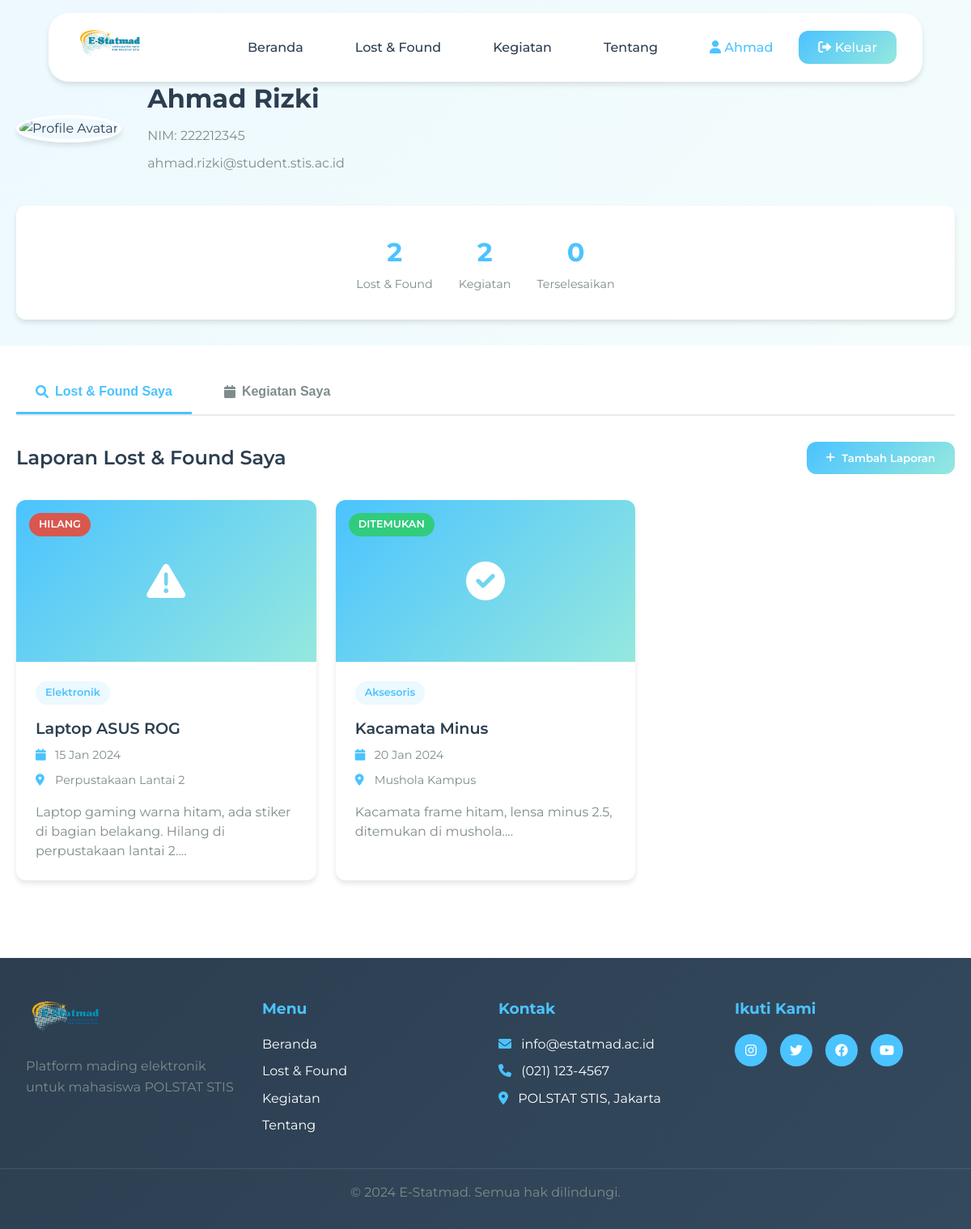
The app's page /profile.php (signed in) with its own data.
### tables this page shows
CREATE TABLE lost_found_items (
    id INT PRIMARY KEY AUTO_INCREMENT,
    user_id INT NOT NULL,
    category_id INT NOT NULL,
    title VARCHAR(200) NOT NULL,
    description TEXT NOT NULL,
    type ENUM('hilang', 'ditemukan') NOT NULL,
    status ENUM('terbuka', 'selesai') DEFAULT 'terbuka',
    location VARCHAR(200) NOT NULL,
    date_occurred DATE NOT NULL,
    image VARCHAR(255) DEFAULT NULL,
    contact_info VARCHAR(100) NOT NULL,
    created_at TIMESTAMP DEFAULT CURRENT_TIMESTAMP,
    updated_at TIMESTAMP DEFAULT CURRENT_TIMESTAMP ON UPDATE CURRENT_TIMESTAMP,
    FOREIGN KEY (user_id) REFERENCES users(id) ON DELETE CASCADE,
    FOREIGN KEY (category_id) REFERENCES categories(id)
);

CREATE TABLE categories (
    id INT PRIMARY KEY AUTO_INCREMENT,
    name VARCHAR(50) NOT NULL,
    type ENUM('lost_found', 'activity') NOT NULL,
    created_at TIMESTAMP DEFAULT CURRENT_TIMESTAMP
);

### includes/auth.php (called while the page is built, shortened)
<?php
require_once 'config/database.php';
class Auth {
    public function __construct() {
        $database = new Database();
    }
    public function getCurrentUser() {
        return isset($_SESSION['user_data']) ? $_SESSION['user_data'] : null;
    }
}
?>

### config/database.php (called while the page is built)
<?php
class Database {
    private $host = 'localhost';
    private $db_name = 'estatmad';
    private $username = 'root';
    private $password = '';
    private $conn = null;
    public function getConnection() {
        if ($this->conn === null) {
            try {
                $this->conn = new PDO(
                    "mysql:host=" . $this->host . ";dbname=" . $this->db_name . ";charset=utf8",
                    $this->username,
                    $this->password,
                    [
                        PDO::ATTR_ERRMODE => PDO::ERRMODE_EXCEPTION,
                        PDO::ATTR_DEFAULT_FETCH_MODE => PDO::FETCH_ASSOC,
                        PDO::ATTR_EMULATE_PREPARES => false
                    ]
                );
            } catch(PDOException $e) {
                die("Connection error: " . $e->getMessage());
            }
        }
        return $this->conn;
    }
}
?>

### profile.php (the view, shortened to what this page needs)
<?php
require_once 'includes/auth.php';
require_once 'config/database.php';
$auth = new Auth();
$auth->requireAuth();
$user = $auth->getCurrentUser();
$database = new Database();
$db = $database->getConnection();
$lostFoundQuery = "SELECT lf.*, c.name as category_name
                   FROM lost_found_items lf
                   JOIN categories c ON lf.category_id = c.id
                   WHERE lf.user_id = ?
                   ORDER BY lf.created_at DESC";
$lostFoundStmt = $db->prepare($lostFoundQuery);
$lostFoundStmt->execute([$user['id']]);
$userLostFound = $lostFoundStmt->fetchAll();
$activitiesQuery = "SELECT a.*, c.name as category_name
                    FROM activities a
                    JOIN categories c ON a.category_id = c.id
                    WHERE a.user_id = ?
                    ORDER BY a.created_at DESC";
$activitiesStmt = $db->prepare($activitiesQuery);
$activitiesStmt->execute([$user['id']]);
$userActivities = $activitiesStmt->fetchAll();
$totalLostFound = count($userLostFound);
$totalActivities = count($userActivities);
$resolvedItems = count(array_filter($userLostFound, function($item) {
    return $item['status'] === 'selesai';
}));
?>
<!DOCTYPE html>
<html lang="id">
<head>
    <link rel="stylesheet" href="assets/css/style.css">
    <link rel="stylesheet" href="assets/css/profile.css">
    <link rel="stylesheet" href="https://cdnjs.cloudflare.com/ajax/libs/font-awesome/6.0.0/css/all.min.css">
</head>
<body>
    <nav class="navbar">
        <div class="nav-container">
            <div class="nav-logo">
                <img src="assets/images/logo.png" alt="E-Statmad Logo">
            </div>
            <div class="nav-menu" id="nav-menu">
                <a href="index.php" class="nav-link">Beranda</a>
                <a href="lost-found.php" class="nav-link">Lost & Found</a>
                <a href="activities.php" class="nav-link">Kegiatan</a>
                <a href="about.php" class="nav-link">Tentang</a>
                <div class="nav-auth">
                    <a href="profile.php" class="btn-login active">
                        <i class="fas fa-user"></i>
                        <?= htmlspecialchars($user['first_name']) ?>
                    </a>
                    <a href="logout.php" class="btn-register">
                        <i class="fas fa-sign-out-alt"></i>
                        Keluar
                    </a>
                </div>
            </div>
        </div>
    </nav>
    <section class="profile-header">
        <div class="container">
            <div class="profile-info">
                <div class="profile-avatar">
                    <img src="/placeholder.svg?height=120&width=120" alt="Profile Avatar">
                </div>
                <div class="profile-details">
                    <h1><?= htmlspecialchars($user['first_name'] . ' ' . $user['last_name']) ?></h1>
                    <p>NIM: <?= htmlspecialchars($user['nim']) ?></p>
                    <p><?= htmlspecialchars($user['email']) ?></p>
                </div>
            </div>
            <div class="profile-stats">
                <div class="stat-item">
                    <span class="stat-number"><?= $totalLostFound ?></span>
                    <span class="stat-label">Lost & Found</span>
                </div>
                <div class="stat-item">
                    <span class="stat-number"><?= $totalActivities ?></span>
                    <span class="stat-label">Kegiatan</span>
                </div>
                <div class="stat-item">
                    <span class="stat-number"><?= $resolvedItems ?></span>
                    <span class="stat-label">Terselesaikan</span>
                </div>
            </div>
        </div>
    </section>
    <section class="profile-tabs">
        <div class="container">
            <div class="tab-navigation">
                <button class="tab-btn active" data-tab="lost-found">
                    <i class="fas fa-search"></i>
                    Lost & Found Saya
                </button>
                <button class="tab-btn" data-tab="activities">
                    <i class="fas fa-calendar"></i>
                    Kegiatan Saya
                </button>
            </div>
            <div class="tab-content active" id="lost-found-tab">
                <div class="tab-header">
                    <h2>Laporan Lost & Found Saya</h2>
                    <button onclick="openModal('lost-found-modal')" class="btn-primary">
                        <i class="fas fa-plus"></i>
                        Tambah Laporan
                    </button>
                </div>
                <div class="items-grid">
                    <?php if (empty($userLostFound)): ?>
                        <div class="empty-state">
                            <i class="fas fa-search"></i>
                            <h3>Belum Ada Laporan</h3>
                            <p>Anda belum membuat laporan lost & found apapun</p>
                            <button onclick="openModal('lost-found-modal')" class="btn-primary">
                                <i class="fas fa-plus"></i>
                                Tambah Laporan
                            </button>
                        </div>
                    <?php else: ?>
                        <?php foreach ($userLostFound as $item): ?>
                            <div class="profile-item">
                                <div class="item-image">
                                    <?php if ($item['image']): ?>
                                        <img src="<?= htmlspecialchars($item['image']) ?>" alt="<?= htmlspecialchars($item['title']) ?>">
                                    <?php else: ?>
                                        <i class="fas fa-<?= $item['type'] === 'hilang' ? 'exclamation-triangle' : 'check-circle' ?>"></i>
                                    <?php endif; ?>
                                    <div class="item-status status-<?= $item['type'] ?>">
                                        <?= $item['type'] === 'hilang' ? 'Hilang' : 'Ditemukan' ?>
                                    </div>
                                </div>
                                <div class="item-content">
                                    <div class="item-category">
                                        <?= htmlspecialchars($item['category_name']) ?>
                                    </div>
                                    <h3 class="item-title"><?= htmlspecialchars($item['title']) ?></h3>
                                    <div class="item-meta">
                                        <div class="meta-item">
                                            <i class="fas fa-calendar"></i>
                                            <span><?= date('d M Y', strtotime($item['date_occurred'])) ?></span>
                                        </div>
                                        <div class="meta-item">
                                            <i class="fas fa-map-marker-alt"></i>
                                            <span><?= htmlspecialchars($item['location']) ?></span>
                                        </div>
                                    </div>
                                    <p class="item-description"><?= htmlspecialchars(substr($item['description'], 0, 100)) ?>...</p>
                                </div>
                            </div>
                        <?php endforeach; ?>
                    <?php endif; ?>
                </div>
            </div>
        </div>
    </section>
    <footer class="footer">
        <div class="footer-content">
            <div class="footer-section">
                <div class="footer-logo">
                    <img src="assets/images/logo.png" alt="E-Statmad Logo">
                    <p>Platform mading elektronik untuk mahasiswa POLSTAT STIS</p>
                </div>
            </div>
            <div class="footer-section">
                <h3>Menu</h3>
                <ul>
                    <li><a href="index.php">Beranda</a></li>
                    <li><a href="lost-found.php">Lost & Found</a></li>
                    <li><a href="activities.php">Kegiatan</a></li>
                    <li><a href="about.php">Tentang</a></li>
                </ul>
            </div>
            <div class="footer-section">
                <h3>Kontak</h3>
                <ul>
                    <li><i class="fas fa-envelope"></i> info@estatmad.ac.id</li>
                    <li><i class="fas fa-phone"></i> (021) 123-4567</li>
                    <li><i class="fas fa-map-marker-alt"></i> POLSTAT STIS, Jakarta</li>
                </ul>
            </div>
            <div class="footer-section">
                <h3>Ikuti Kami</h3>
                <div class="social-links">
                    <a href="#" class="social-link"><i class="fab fa-instagram"></i></a>
                    <a href="#" class="social-link"><i class="fab fa-twitter"></i></a>
                    <a href="#" class="social-link"><i class="fab fa-facebook"></i></a>
                    <a href="#" class="social-link"><i class="fab fa-youtube"></i></a>
                </div>
            </div>
        </div>
        <div class="footer-bottom">
            <p>&copy; 2024 E-Statmad. Semua hak dilindungi.</p>
        </div>
    </footer>
</body>
</html>

### assets/css/style.css (style rules this page uses)
* { margin: 0; padding: 0; box-sizing: border-box; }
:root { --primary-color: #4bc3ff; --secondary-color: #95e8de; --accent-color: #ffb84d; --text-dark: #2c3e50; --text-light: #7f8c8d; --white: #ffffff; --light-gray: #f8f9fa; --border-color: #e9ecef; --shadow: 0 4px 6px rgba(0, 0, 0, 0.1); --shadow-hover: 0 8px 25px rgba(0, 0, 0, 0.15); --border-radius: 12px; --transition: all 0.3s ease; }
body { font-family: "Montserrat", sans-serif; line-height: 1.6; color: var(--text-dark); background-color: var(--white); }
.container { max-width: 1200px; margin: 0 auto; padding: 0 20px; }
.navbar { margin: 1rem auto; background: var(--white); box-shadow: var(--shadow); position: fixed; top: 0; left: 0; right: 0; z-index: 1000; transition: var(--transition); border-radius: 25px; max-width: 90%; }
.nav-container { display: flex; justify-content: space-between; align-items: center; padding: 1rem 2rem; max-width: 1200px; margin: 0 auto; }
.nav-logo img { height: 45px; width: auto; }
.nav-menu { display: flex; align-items: center; gap: 2rem; }
.nav-link { text-decoration: none; color: var(--text-dark); font-weight: 500; padding: 0.5rem 1rem; border-radius: var(--border-radius); transition: var(--transition); position: relative; }
.nav-auth { display: flex; gap: 1rem; align-items: center; }
.btn-login { text-decoration: none; color: var(--primary-color); font-weight: 500; padding: 0.5rem 1rem; border-radius: var(--border-radius); transition: var(--transition); }
.btn-register { text-decoration: none; background: linear-gradient(135deg, var(--primary-color), var(--secondary-color)); color: var(--white); font-weight: 500; padding: 0.5rem 1.5rem; border-radius: var(--border-radius); transition: var(--transition); }
.btn-primary { background: linear-gradient(135deg, var(--primary-color), var(--secondary-color)); color: var(--white); border: none; padding: 0.75rem 1.5rem; border-radius: var(--border-radius); font-weight: 600; text-decoration: none; display: inline-flex; align-items: center; gap: 0.5rem; cursor: pointer; transition: var(--transition); font-family: inherit; }
.footer { background: linear-gradient(135deg, var(--text-dark), #34495e); color: var(--white); padding: 3rem 0 1rem; margin-top: 4rem; }
.footer-content { display: grid; grid-template-columns: repeat(auto-fit, minmax(250px, 1fr)); gap: 2rem; max-width: 1200px; margin: 0 auto; padding: 0 2rem; }
.footer-section h3 { margin-bottom: 1rem; color: var(--primary-color); }
.footer-section ul { list-style: none; }
.footer-section ul li { margin-bottom: 0.5rem; }
.footer-section ul li a { color: var(--white); text-decoration: none; transition: var(--transition); }
.footer-section ul li i { margin-right: 0.5rem; color: var(--primary-color); }
.footer-logo img { height: 50px; margin-bottom: 1rem; }
.footer-logo p { color: var(--text-light); line-height: 1.6; }
.social-links { display: flex; gap: 1rem; }
.social-link { display: flex; align-items: center; justify-content: center; width: 40px; height: 40px; background: var(--primary-color); color: var(--white); border-radius: 50%; text-decoration: none; transition: var(--transition); }
.footer-bottom { text-align: center; padding: 1rem 2rem; margin-top: 2rem; border-top: 1px solid rgba(255, 255, 255, 0.1); color: var(--text-light); }

### records on screen
lost_found_items: type "HILANG", category.name "Elektronik", title "Laptop ASUS ROG", date_occurred "15 Jan 2024", location "Perpustakaan Lantai 2", description "Laptop gaming warna hitam, ada stiker di bagian belakang. Hilang di perpustakaan lantai 2."
lost_found_items: type "DITEMUKAN", category.name "Aksesoris", title "Kacamata Minus", date_occurred "20 Jan 2024", location "Mushola Kampus", description "Kacamata frame hitam, lensa minus 2.5, ditemukan di mushola."

### other values on screen
$user['first_name'] "Ahmad"
$user['first_name'] . ' ' . $user['last_name'] "Ahmad Rizki"
$user['nim'] "222212345"
$user['email'] "ahmad.rizki@student.stis.ac.id"
$totalLostFound "2"
$totalActivities "2"
$resolvedItems "0"
